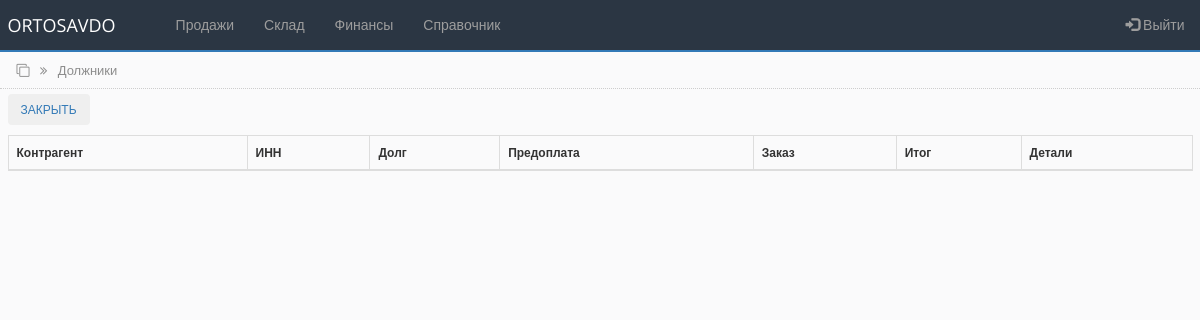
The page /debtor.php (signed in) on the database as committed earlier.
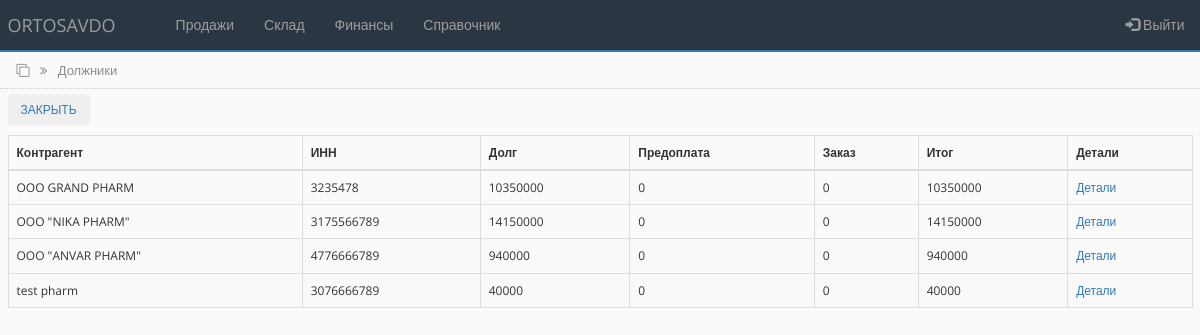
The same page on the database as committed later.
### tables this page shows
CREATE TABLE `counterparties_tbl` (
  `id` int(255) NOT NULL,
  `name` varchar(250) NOT NULL,
  `alternative_name` varchar(250) NOT NULL,
  `inn` varchar(255) NOT NULL,
  `nds` varchar(255) NOT NULL,
  `raschetny_schet` varchar(255) NOT NULL,
  `mfo` varchar(100) NOT NULL,
  `address` varchar(250) NOT NULL,
  `contact` varchar(250) NOT NULL,
  `director` varchar(250) NOT NULL,
  `accountant` varchar(250) NOT NULL
);

### bot_lib.php (called while the page is built, shortened)
<?php
function get_contractor($connect, $contractor_id){
	$query = "SELECT * FROM counterparties_tbl WHERE id='$contractor_id'";
	$result = mysqli_query($connect, $query);
	$contractor = mysqli_fetch_assoc($result);
	return $contractor;
}
?>

### debtor.php (the view, shortened to what this page needs)
<?php
include('settings.php');
include('bot_lib.php');
$query = "SELECT id_counterpartie, SUM(prepayment) as total_prepayment, SUM(debt) AS total_debt, SUM(main_prepayment) AS total_main_prepayment FROM debts GROUP BY id_counterpartie";
$rs_result = mysqli_query ($connect, $query);
?>
<!DOCTYPE html>
<html lang="ru">
<head>
    <link rel="stylesheet" href="https://maxcdn.bootstrapcdn.com/bootstrap/3.4.1/css/bootstrap.min.css">
    <link rel="stylesheet" href="https://cdnjs.cloudflare.com/ajax/libs/font-awesome/4.7.0/css/font-awesome.min.css">
    <link rel="stylesheet" href="css/bootstrap-grid.min.css">
    <link rel="stylesheet" href="css/style.css">
</head>
<body>
<?php include 'partSite/nav.php'; ?>
<div class="page_name">
    <div class="container-fluid">
        <i class="fa fa-clone" aria-hidden="true"></i>
        <i class="fa fa-angle-double-right right_cus"></i>
        <span class="right_cus">Должники</span>
    </div>
</div>
<div class="toolbar">
        <div class="container-fluid">
           <a href="settlements_clients.php"> <button type="button" class="btn">закрыть</button> </a>
        </div>
</div>
<div class="all_table">
    <div class="container-fluid">
        <table class="table table-striped table-bordered">
        <thead>
            <tr>
            <th scope="col">Контрагент</th>
            <th scope="col">ИНН</th>
            <th scope="col">Долг</th>
            <th scope="col">Предоплата</th>
            <th scope="col">Заказ</th>
            <th scope="col">Итог</th>
            <th scope="col">Детали</th>
            </tr>
        </thead>
        <tbody>
            <?php
                $i = 0;
                while ($row = mysqli_fetch_array($rs_result)) {
                $i++;
                $last_debt = $row['total_debt']- $row['total_prepayment'];
                $last_tot = $row['total_main_prepayment'] - $row['total_prepayment'];
                $sum = $last_debt - $last_tot;
                if ($last_debt == 0 AND $last_tot == 0 OR $sum < 0) {
                  $display = 'none';
                }else {
                  $display = 'true';
                }
            ?>
            <tr style="display:<?php echo $display; ?>;" data-toggle="collapse" data-target="#hidden_<?php echo $i;?>">
            <td><?php $user = get_contractor($connect, $row["id_counterpartie"]); echo $user["name"];?></td>
            <td><?php echo $user['inn']?></td>
                <td><?php echo $last_debt; ?></td>
                <td><?php echo $last_tot; ?></td>
                <td>0</td>
                <td><?php echo $sum; ?></td>
                <td><a href="settlement_debts_detail.php?id=<?php echo $row["id_counterpartie"]?>&&prepayment=<?php echo $last_tot;?>">Детали</a></td>
            </tr>
            <?php
                };
            ?>
        </tbody>
        </table>
    </div>
</div>
</body>
</html>

### partSite/nav.php (shortened to what this page needs)
<nav class="navbar navbar-inverse navbar-custom">
  <div class="container-fluid">
    <div class="navbar-header">
      <a class="navbar-brand" href="main.php">ORTOSAVDO</a>
    </div>
    <ul class="nav navbar-nav">
      <li><a href="#"></a></li>
      <li class="dropdown">
        <a class="dropdown-toggle" data-toggle="dropdown" href="#">Продажи</a>
      </li>
      <li class="dropdown">
        <a class="dropdown-toggle" data-toggle="dropdown" href="#">Склад</a>
      </li>
      <li class="dropdown">
        <a class="dropdown-toggle" data-toggle="dropdown" href="#">Финансы</a>
      </li>
      <li class="dropdown">
        <a class="dropdown-toggle" data-toggle="dropdown" href="#">Справочник</a>
      </li>
    </ul>
    <ul class="nav navbar-nav navbar-right r15" data-toggle="modal" data-target="#exampleModal">
      <li><a href="#"><span class="glyphicon glyphicon-log-in"></span> Выйти</a></li>
    </ul>
  </div>
</nav>

Rows that differ between the two databases and show on the page:
now on this page (row unchanged): counterparties_tbl: name "OOO GRAND PHARM", inn "3235478"
added counterparties_tbl: name "OOO \"NIKA PHARM\"", inn "3175566789"
added counterparties_tbl: name "OOO \"ANVAR PHARM\"", inn "4776666789"
added counterparties_tbl: name "test pharm", inn "3076666789"
Other text that changed with them:
new list line: "10350000 0 0 10350000 Детали"
new list line: "14150000 0 0 14150000 Детали"
new list line: "940000 0 0 940000 Детали"
new list line: "40000 0 0 40000 Детали"
